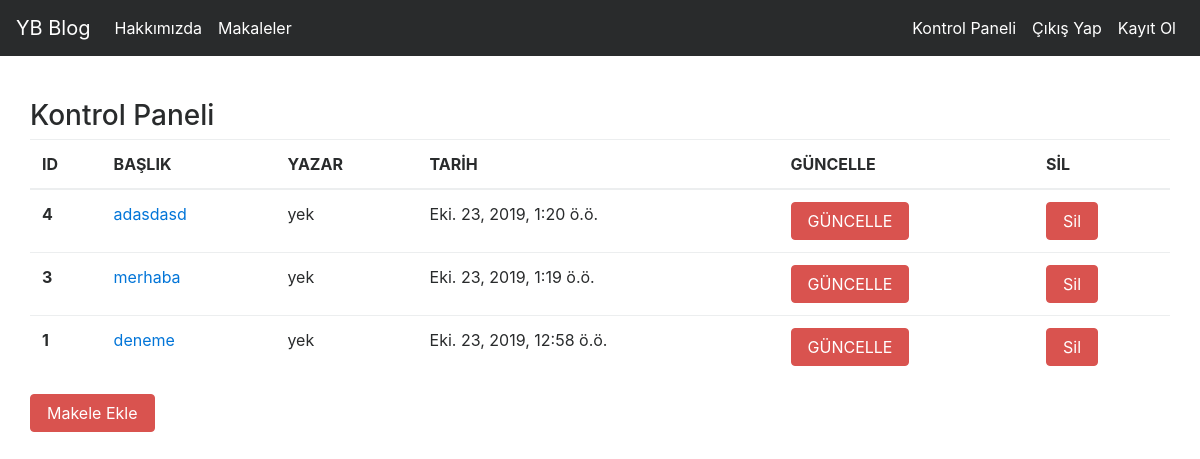
Page /articles/dashboard/ (signed in) on the earlier database version.
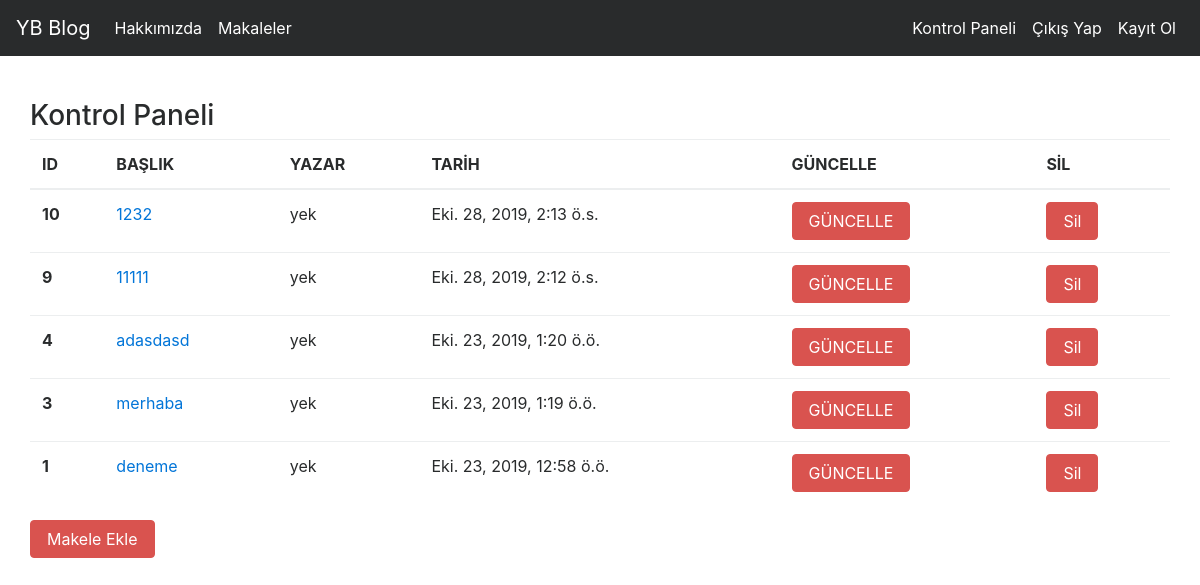
Same page on the later database version.
### article/models.py (models this page shows, shortened)
class Article(models.Model):
    author=models.ForeignKey("auth.User",on_delete=models.CASCADE,verbose_name="Yazar")#on_delete:user silindiğinde o usera özgü tüm articleler yani veriler silinir
    title= models.CharField(max_length=50,verbose_name="Başlık")
    content=RichTextField()
    created_date=models.DateTimeField(auto_now_add=True,verbose_name="Oluşturulma Tarihi")
    article_image=models.FileField(blank=True,null=True,verbose_name="Fotoğraf Ekle")
    class Meta:
        ordering=["-created_date"]

### article/views.py (the view)
# urls.py: path('dashboard/', views.dashboard,name="dashboard"),
@login_required(login_url="user:login")
def dashboard(request):
    articles=Article.objects.filter(author=request.user)
    context={
        "articless":articles
    }
    return render(request,"dashboard.html",context)

### templates/dashboard.html (shortened to what this page needs)
{% extends "layout.html" %}
{% load crispy_forms_tags %}
{% block body %}
<div class="row">
        <h3>Kontrol Paneli</h3>
        {% if articless%}
        <table class="table">
            <thead>
              <tr>
                <th scope="col">ID</th>
                <th scope="col">BAŞLIK</th>
                <th scope="col">YAZAR</th>
                <th scope="col">TARİH</th>
                <th scope="col">GÜNCELLE</th>
                <th scope="col">SİL</th>
              </tr>
            </thead>
            <tbody>
            {% for article in articless %}
            <tr>
                <th scope="row">{{article.id}}</th>
                <td><a href="{% url 'article:detail' article.id %}">{{article.title}}</a></td>
                <td>{{article.author.username}}</td>
                <td>{{article.created_date}}</td>
                <td><a href="{% url 'article:update' article.id %}" class="btn btn-danger">GÜNCELLE</a></td>
                <td><a href="{% url 'article:delete' article.id %}" class="btn btn-danger">Sil</a></td>
            </tr>
            {% endfor %}
            </tbody>
          </table>
        {% else %}
        <div class="alert alert-danger">
        Henüz Makale Yayınlamamışsınız.
        </div>
        {% endif %}
        <a class="btn btn-danger" href="{% url 'article:addarticle' %}">Makele Ekle</a>
  </div>
{% endblock body %}

Differences in the rows shown:
added Article: id "10", title "1232", author.username "yek", created_date "Eki. 28, 2019, 2:13 ö.s."
added Article: id "9", title "11111", author.username "yek", created_date "Eki. 28, 2019, 2:12 ö.s."
